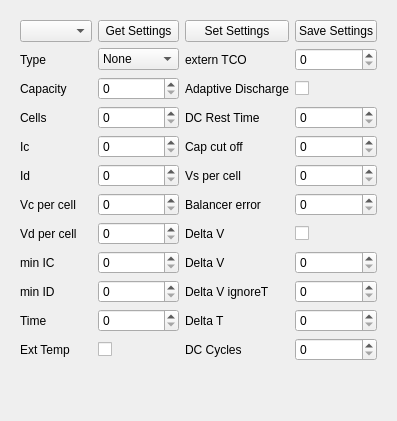
      <widget class="QWidget" name="tab_2">
       <attribute name="title">
        <string>Settings</string>
       </attribute>
       <layout class="QVBoxLayout" name="verticalLayout_3">
        <item>
         <widget class="QWidget" name="widget" native="true">
          <layout class="QGridLayout" name="gridLayout">
           <item row="11" column="3">
            <widget class="QSpinBox" name="deltav_ignoreT">
             <property name="maximum">
              <number>999999999</number>
             </property>
            </widget>
           </item>
           <item row="12" column="2">
            <widget class="QLabel" name="label_21">
             <property name="text">
              <string>Delta T</string>
             </property>
            </widget>
           </item>
           <item row="13" column="0">
            <widget class="QLabel" name="label_11">
             <property name="maximumSize">
              <size>
               <width>120</width>
               <height>16777215</height>
              </size>
             </property>
             <property name="text">
              <string>Ext Temp</string>
             </property>
            </widget>
           </item>
           <item row="4" column="2">
            <widget class="QLabel" name="label_13">
             <property name="maximumSize">
              <size>
               <width>120</width>
               <height>16777215</height>
              </size>
             </property>
             <property name="text">
              <string>Adaptive Discharge</string>
             </property>
            </widget>
           </item>
           <item row="8" column="1">
            <widget class="QSpinBox" name="vc_per_cell">
             <property name="maximumSize">
              <size>
               <width>100</width>
               <height>16777215</height>
              </size>
             </property>
             <property name="maximum">
              <number>999999999</number>
             </property>
            </widget>
           </item>
           <item row="7" column="1">
            <widget class="QSpinBox" name="id">
             <property name="maximumSize">
              <size>
               <width>100</width>
               <height>16777215</height>
              </size>
             </property>
             <property name="maximum">
              <number>999999999</number>
             </property>
            </widget>
           </item>
           <item row="11" column="2">
            <widget class="QLabel" name="label_20">
             <property name="text">
              <string>Delta V ignoreT</string>
             </property>
            </widget>
           </item>
           <item row="10" column="1">
            <widget class="QSpinBox" name="min_ic">
             <property name="maximumSize">
              <size>
               <width>100</width>
               <height>16777215</height>
              </size>
             </property>
             <property name="maximum">
              <number>999999999</number>
             </property>
            </widget>
           </item>
           <item row="4" column="1">
            <widget class="QSpinBox" name="capacity">
             <property name="maximumSize">
              <size>
               <width>100</width>
               <height>16777215</height>
              </size>
             </property>
             <property name="maximum">
              <number>999999999</number>
             </property>
            </widget>
           </item>
           <item row="2" column="1">
            <widget class="QComboBox" name="type">
             <property name="maximumSize">
              <size>
               <width>100</width>
               <height>16777215</height>
              </size>
             </property>
             <item>
              <property name="text">
               <string>None</string>
              </property>
             </item>
             <item>
              <property name="text">
               <string>NiCd</string>
              </property>
             </item>
             <item>
              <property name="text">
               <string>NiMH</string>
              </property>
             </item>
             <item>
              <property name="text">
               <string>Pb</string>
              </property>
             </item>
             <item>
              <property name="text">
               <string>Life</string>
              </property>
             </item>
             <item>
              <property name="text">
               <string>Lilo</string>
              </property>
             </item>
             <item>
              <property name="text">
               <string>Lipo</string>
              </property>
             </item>
             <item>
              <property name="text">
               <string>Li430</string>
              </property>
             </item>
             <item>
              <property name="text">
               <string>Li435</string>
              </property>
             </item>
             <item>
              <property name="text">
               <string>NiZn</string>
              </property>
             </item>
             <item>
              <property name="text">
               <string>Unknown</string>
              </property>
             </item>
             <item>
              <property name="text">
               <string>LED</string>
              </property>
             </item>
            </widget>
           </item>
           <item row="7" column="0">
            <widget class="QLabel" name="label_5">
             <property name="maximumSize">
              <size>
               <width>120</width>
               <height>16777215</height>
              </size>
             </property>
             <property name="text">
              <string>Id</string>
             </property>
            </widget>
           </item>
           <item row="12" column="0">
            <widget class="QLabel" name="label_10">
             <property name="maximumSize">
              <size>
               <width>120</width>
               <height>16777215</height>
              </size>
             </property>
             <property name="text">
              <string>Time</string>
             </property>
            </widget>
           </item>
           <item row="0" column="0">
            <widget class="QComboBox" name="batteries"/>
           </item>
           <item row="9" column="3">
            <widget class="QCheckBox" name="enable_delta_v">
             <property name="maximumSize">
              <size>
               <width>100</width>
               <height>16777215</height>
              </size>
             </property>
             <property name="text">
              <string/>
             </property>
            </widget>
           </item>
           <item row="10" column="0">
            <widget class="QLabel" name="label_8">
             <property name="maximumSize">
              <size>
               <width>120</width>
               <height>16777215</height>
              </size>
             </property>
             <property name="text">
              <string>min IC</string>
             </property>
            </widget>
           </item>
           <item row="5" column="1">
            <widget class="QSpinBox" name="cells">
             <property name="maximumSize">
              <size>
               <width>100</width>
               <height>16777215</height>
              </size>
             </property>
             <property name="maximum">
              <number>999999999</number>
             </property>
            </widget>
           </item>
           <item row="2" column="3">
            <widget class="QSpinBox" name="ext_tco">
             <property name="maximumSize">
              <size>
               <width>100</width>
               <height>16777215</height>
              </size>
             </property>
             <property name="maximum">
              <number>999999999</number>
             </property>
            </widget>
           </item>
           <item row="11" column="1">
            <widget class="QSpinBox" name="min_id">
             <property name="maximumSize">
              <size>
               <width>100</width>
               <height>16777215</height>
              </size>
             </property>
             <property name="maximum">
              <number>999999999</number>
             </property>
            </widget>
           </item>
           <item row="6" column="3">
            <widget class="QSpinBox" name="cap_cut_off">
             <property name="maximumSize">
              <size>
               <width>100</width>
               <height>16777215</height>
              </size>
             </property>
             <property name="maximum">
              <number>999999999</number>
             </property>
            </widget>
           </item>
           <item row="6" column="1">
            <widget class="QSpinBox" name="ic">
             <property name="maximumSize">
              <size>
               <width>100</width>
               <height>16777215</height>
              </size>
             </property>
             <property name="maximum">
              <number>999999999</number>
             </property>
            </widget>
           </item>
           <item row="12" column="3">
            <widget class="QSpinBox" name="deltat">
             <property name="maximum">
              <number>999999999</number>
             </property>
            </widget>
           </item>
           <item row="8" column="0">
            <widget class="QLabel" name="label_6">
             <property name="maximumSize">
              <size>
               <width>120</width>
               <height>16777215</height>
              </size>
             </property>
             <property name="text">
              <string>Vc per cell</string>
             </property>
            </widget>
           </item>
           <item row="8" column="2">
            <widget class="QLabel" name="label_17">
             <property name="maximumSize">
              <size>
               <width>120</width>
               <height>16777215</height>
              </size>
             </property>
             <property name="text">
              <string>Balancer error</string>
             </property>
            </widget>
           </item>
           <item row="10" column="3">
            <widget class="QSpinBox" name="deltav">
             <property name="maximum">
              <number>999999999</number>
             </property>
            </widget>
           </item>
           <item row="7" column="3">
            <widget class="QSpinBox" name="vs_per_cell">
             <property name="maximumSize">
              <size>
               <width>100</width>
               <height>16777215</height>
              </size>
             </property>
             <property name="maximum">
              <number>999999999</number>
             </property>
            </widget>
           </item>
           <item row="13" column="2">
            <widget class="QLabel" name="label_22">
             <property name="text">
              <string>DC Cycles</string>
             </property>
            </widget>
           </item>
           <item row="12" column="1">
            <widget class="QSpinBox" name="time">
             <property name="maximumSize">
              <size>
               <width>100</width>
               <height>16777215</height>
              </size>
             </property>
             <property name="maximum">
              <number>999999999</number>
             </property>
            </widget>
           </item>
           <item row="5" column="2">
            <widget class="QLabel" name="label_14">
             <property name="maximumSize">
              <size>
               <width>120</width>
               <height>16777215</height>
              </size>
             </property>
             <property name="text">
              <string>DC Rest Time</string>
             </property>
            </widget>
           </item>
           <item row="9" column="1">
            <widget class="QSpinBox" name="vd_per_cell">
             <property name="maximumSize">
              <size>
               <width>100</width>
               <height>16777215</height>
              </size>
             </property>
             <property name="maximum">
              <number>999999999</number>
             </property>
            </widget>
           </item>
           <item row="8" column="3">
            <widget class="QSpinBox" name="balance_error">
             <property name="maximumSize">
              <size>
               <width>100</width>
               <height>16777215</height>
              </size>
             </property>
             <property name="maximum">
              <number>999999999</number>
             </property>
            </widget>
           </item>
           <item row="5" column="3">
            <widget class="QSpinBox" name="dc_rest_time">
             <property name="maximumSize">
              <size>
               <width>100</width>
               <height>16777215</height>
              </size>
             </property>
             <property name="maximum">
              <number>999999999</number>
             </property>
            </widget>
           </item>
           <item row="2" column="2">
            <widget class="QLabel" name="label_12">
             <property name="maximumSize">
              <size>
               <width>120</width>
               <height>16777215</height>
              </size>
             </property>
             <property name="text">
              <string>extern TCO</string>
             </property>
            </widget>
           </item>
           <item row="5" column="0">
            <widget class="QLabel" name="label_3">
             <property name="maximumSize">
              <size>
               <width>120</width>
               <height>16777215</height>
              </size>
             </property>
             <property name="text">
              <string>Cells</string>
             </property>
            </widget>
           </item>
           <item row="4" column="0">
            <widget class="QLabel" name="label_2">
             <property name="maximumSize">
              <size>
               <width>120</width>
               <height>16777215</height>
              </size>
             </property>
             <property name="text">
              <string>Capacity</string>
             </property>
            </widget>
           </item>
           <item row="10" column="2">
            <widget class="QLabel" name="label_19">
             <property name="text">
              <string>Delta V</string>
             </property>
            </widget>
           </item>
           <item row="9" column="0">
            <widget class="QLabel" name="label_7">
             <property name="maximumSize">
              <size>
               <width>120</width>
               <height>16777215</height>
              </size>
             </property>
             <property name="text">
              <string>Vd per cell</string>
             </property>
            </widget>
           </item>
           <item row="2" column="0">
            <widget class="QLabel" name="label">
             <property name="maximumSize">
              <size>
               <width>120</width>
               <height>16777215</height>
              </size>
             </property>
             <property name="text">
              <string>Type</string>
             </property>
            </widget>
           </item>
           <item row="13" column="1">
            <widget class="QCheckBox" name="enable_ext_temp">
             <property name="maximumSize">
              <size>
               <width>100</width>
               <height>16777215</height>
              </size>
             </property>
             <property name="text">
              <string/>
             </property>
            </widget>
           </item>
           <item row="0" column="1">
            <widget class="QPushButton" name="pushButton_4">
             <property name="text">
              <string>Get Settings</string>
             </property>
            </widget>
           </item>
           <item row="13" column="3">
            <widget class="QSpinBox" name="dc_cycles">
             <property name="maximum">
              <number>999999999</number>
             </property>
            </widget>
           </item>
           <item row="11" column="0">
            <widget class="QLabel" name="label_9">
             <property name="maximumSize">
              <size>
               <width>120</width>
               <height>16777215</height>
              </size>
             </property>
             <property name="text">
              <string>min ID</string>
             </property>
            </widget>
           </item>
           <item row="7" column="2">
            <widget class="QLabel" name="label_16">
             <property name="maximumSize">
              <size>
               <width>120</width>
               <height>16777215</height>
              </size>
             </property>
             <property name="text">
              <string>Vs per cell</string>
             </property>
            </widget>
           </item>
           <item row="4" column="3">
            <widget class="QCheckBox" name="enable_adap_disch">
             <property name="maximumSize">
              <size>
               <width>100</width>
               <height>16777215</height>
              </size>
             </property>
             <property name="text">
              <string/>
             </property>
            </widget>
           </item>
           <item row="0" column="2">
            <widget class="QPushButton" name="pushButton_5">
             <property name="text">
              <string>Set Settings</string>
             </property>
            </widget>
           </item>
           <item row="6" column="2">
            <widget class="QLabel" name="label_15">
             <property name="maximumSize">
              <size>
               <width>120</width>
               <height>16777215</height>
              </size>
             </property>
             <property name="text">
              <string>Cap cut off</string>
             </property>
            </widget>
           </item>
           <item row="6" column="0">
            <widget class="QLabel" name="label_4">
             <property name="maximumSize">
              <size>
               <width>120</width>
               <height>16777215</height>
              </size>
             </property>
             <property name="text">
              <string>Ic</string>
             </property>
            </widget>
           </item>
           <item row="9" column="2">
            <widget class="QLabel" name="label_18">
             <property name="maximumSize">
              <size>
               <width>120</width>
               <height>16777215</height>
              </size>
             </property>
             <property name="text">
              <string>Delta V</string>
             </property>
            </widget>
           </item>
           <item row="14" column="0">
            <spacer name="verticalSpacer_2">
             <property name="orientation">
              <enum>Qt::Vertical</enum>
             </property>
             <property name="sizeHint" stdset="0">
              <size>
               <width>20</width>
               <height>40</height>
              </size>
             </property>
            </spacer>
           </item>
           <item row="0" column="3">
            <widget class="QPushButton" name="pushButton_8">
             <property name="text">
              <string>Save Settings</string>
             </property>
            </widget>
           </item>
          </layout>
         </widget>
        </item>
       </layout>
      </widget>
